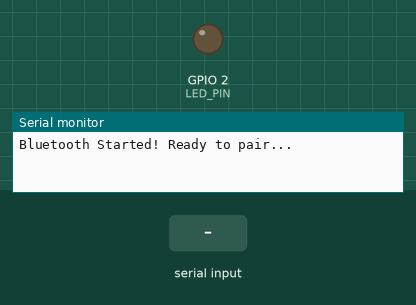
Recording of a sketch running on a simulated ESP32. Shown: output pins drawn as LEDs (lit = HIGH), the last lines printed to the serial monitor. The test bench sets the inputs (shaded band). Nothing arrives over Bluetooth unless stated.

Above: at 1.2 s.
1.3 s: "1" received over the second serial link
At 2.3 s:
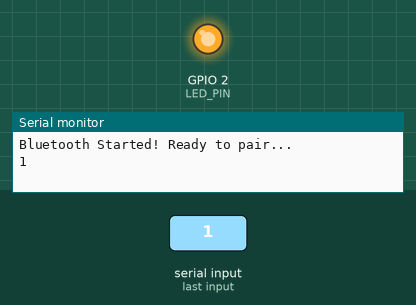
2.8 s: "0" received over the second serial link
At 3.8 s:
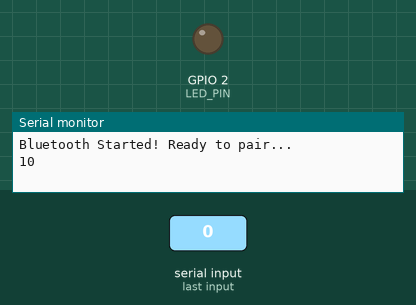
Timing chart, 0 to 5.8 s (numbered marks = the images above; inputs shaded):
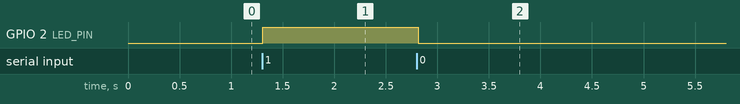

The sketch:

classic_led.ino
```cpp
#include "BluetoothSerial.h"

#if !defined(CONFIG_BT_ENABLED) || !defined(CONFIG_BLUEDROID_ENABLED)
#error Bluetooth is not enabled! Please run `make menuconfig` to enable it
#endif

#define LED_PIN 2
byte BTdata;

BluetoothSerial SerialBT;

void setup() {
  pinMode(LED_PIN, OUTPUT);
  digitalWrite(LED_PIN, LOW);
  Serial.begin(115200);
  SerialBT.begin();
  Serial.println("Bluetooth Started! Ready to pair...");
}

void loop() {
  if (SerialBT.available()){
    BTdata = SerialBT.read();
    Serial.write(BTdata);
  }

  if (BTdata == '1'){
    digitalWrite(LED_PIN, HIGH);
  }

  if (BTdata == '0'){
    digitalWrite(LED_PIN, LOW);
  }

  delay(20);
}
```

Measured:
- after the input at 1.3 s, GPIO 2 (LED_PIN): LOW → HIGH at once
- after the input at 2.8 s, GPIO 2 (LED_PIN): HIGH → LOW at once
